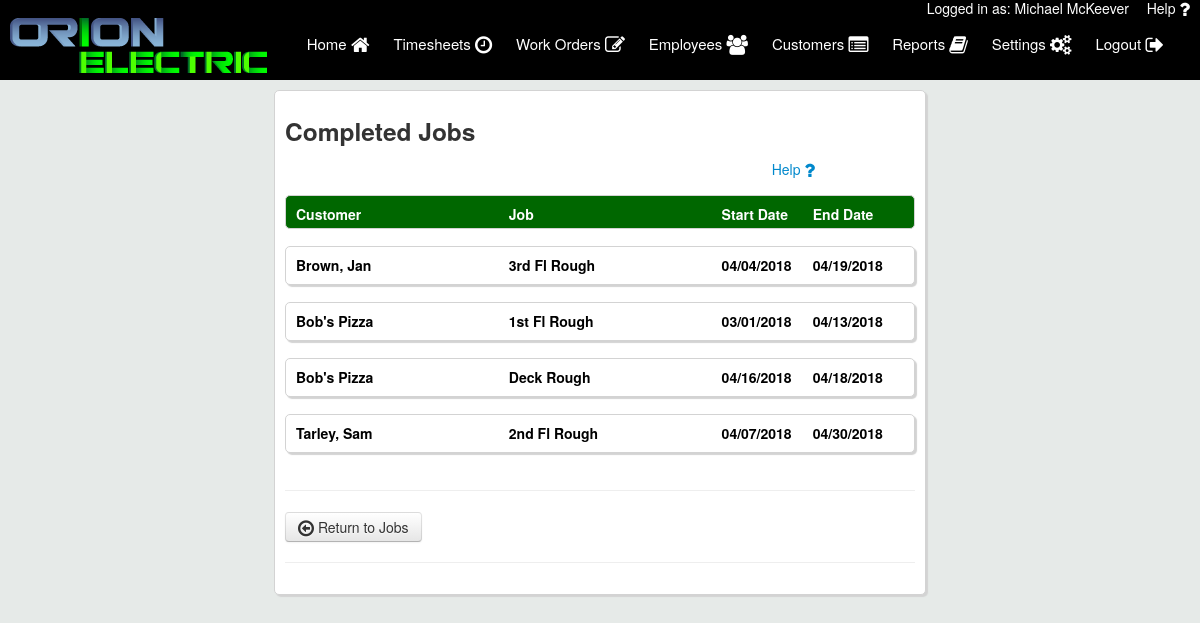
Screenshot of /completed_jobs.php (signed in) with the database file from the repository.
### tables this page shows
CREATE TABLE `users` (
  `user_id` int(11) NOT NULL,
  `first_name` varchar(50) NOT NULL,
  `last_name` varchar(50) NOT NULL,
  `email` varchar(50) NOT NULL,
  `username` varchar(50) NOT NULL,
  `password` varchar(50) NOT NULL,
  `emp_num` int(11) NOT NULL,
  `is_tech` varchar(3) NOT NULL,
  `is_admin` varchar(3) NOT NULL,
  `user_phone` varchar(12) NOT NULL,
  `is_deleted` varchar(3) NOT NULL
);

CREATE TABLE `jobs` (
  `job_id` int(11) NOT NULL,
  `cust_id` int(11) NOT NULL,
  `job_name` varchar(25) NOT NULL,
  `quoted_hours` decimal(10,2) NOT NULL,
  `start_date` date NOT NULL,
  `complete_date` date NOT NULL
);

CREATE TABLE `customers` (
  `cust_id` int(11) NOT NULL,
  `last_name` varchar(25) NOT NULL,
  `first_name` varchar(25) NOT NULL,
  `street` varchar(25) NOT NULL,
  `city` varchar(25) NOT NULL,
  `state` varchar(2) NOT NULL DEFAULT 'MO',
  `zip` int(5) NOT NULL,
  `company_name` varchar(25) NOT NULL,
  `cust_email` varchar(50) NOT NULL,
  `cust_phone` varchar(12) NOT NULL,
  `date_created` date NOT NULL,
  `time_created` time NOT NULL,
  `is_deleted` varchar(3) NOT NULL
);

### includes/classes/Job.php (the view, shortened to what this page needs)
<?php
class Job {
	private $con;
	public function __construct($con){
		$this->con = $con;
    }
    public function loadClosedJobs(){
        $str ="";
        $query = mysqli_query($this->con, "SELECT *
            FROM jobs
            JOIN customers
            ON jobs.cust_id=customers.cust_id
            WHERE complete_date<>'0000-00-00'
            ORDER BY customers.cust_id, job_id");
        while ($row = mysqli_fetch_array($query)) {
            $jobId = $row['job_id'];
            $company = $row['company_name'];
            $firstName = $row['first_name'];
            $lastName = $row['last_name'];
            if ($company == ""){
                $display = $lastName .', '. $firstName;
            }else{
                $display = $company;
            }
            $jobName = $row['job_name'];
            $startDate = strtotime($row['start_date']);
            $startDate = date("m/d/Y",$startDate);
            $endDate = strtotime($row['complete_date']);
            $endDate = date("m/d/Y",$endDate);
            $str .= '
            <a href="job_details.php?job_id='.$jobId.'">
            <div class="jobs-grid">
                <div>'.$display.'</div>
                <div>'.$jobName.'</div>
                <div>'.$startDate.'</div>
                <div>'.$endDate.'</div>
            </div>
            </a>
            <br>
            ';
        }
        echo $str;
    }
}
?>

### includes/header.php (shortened to what this page needs)
<?php
    require 'config/config.php';
	include("includes/classes/Job.php");
    if (isset($_SESSION['username'])){
        $userLoggedIn = $_SESSION['username'];
		$user_details_query = mysqli_query($con,"SELECT * FROM users WHERE username='$userLoggedIn' AND is_deleted='no'");
		if(mysqli_num_rows($user_details_query)==1){
			$user = mysqli_fetch_array($user_details_query);
		}else{
			unset($_SESSION['username']);
			header("Location: login.php");
		}
    }
    else {
        header("Location: login.php");
    }
?>
<html>
<head>
	<link rel="stylesheet" type="text/css" href="//maxcdn.bootstrapcdn.com/font-awesome/4.3.0/css/font-awesome.min.css">
    <link rel="stylesheet" type="text/css" href="assets/css/bootstrap.css">
	<link rel="stylesheet" type="text/css" href="assets/css/style.css">
	<link rel="stylesheet" type="text/css" href="assets/css/jquery-ui.min.css">
</head>
<body>
	<div class="user_logged">
		Logged in as: <?php echo $user['first_name'] .' ' . $user['last_name'];?>&nbsp;&nbsp;
		<a href="user_manual.pdf" target="_blank" style="float: right; padding: 0 10px; color: #fff; ">Help <i class="fa fa-question fa-lg"></i></a>
	</div>
    <div class="top_bar">
		<div class="logo">
			<a href="index.php"><img src="assets/logos/orionelectric.png"></a>
		</div>
		<nav id="desktop">
			<ul>
			<a href="index.php">
				Home <i class="fa fa-home fa-lg"></i>
			</a>
			<a href="timesheets.php">
				Timesheets <i class="fa fa-clock-o fa-lg"></i>
            </a>
			<a href="workorders.php" id="workorder_nav" style="display: none;">
				Work Orders <i class="fa fa-pencil-square-o fa-lg"></i>
			</a>
			<a href="employees.php" id="emp_nav" style="display: none;">
				Employees <i class="fa fa-users fa-lg"></i>
			</a>
            <a href="customers.php" id="cust_nav" style="display: none;">
				Customers <i class="fa fa-list-alt fa-lg" ></i>
			</a>
            <a href="reports.php" id="rep_nav" style="display: none;">
				Reports <i class="fa fa-book fa-lg" ></i>
			</a>
			<a href="settings.php">
				Settings <i class="fa fa-cogs fa-lg"></i>
			</a>
			<a href="includes/handlers/logout.php">
				Logout <i class="fa fa-sign-out fa-lg"></i>
			</a>
		</ul>
		</nav>
	</div>
	<div class="wrapper">

### assets/css/style.css (style rules this page uses)
body { line-height: 17px; background-color: #e6eae8; }
.user_logged { width: 100%; background-color: black; color: #fff; text-align: right; position: fixed; height: 10px; z-index: 11; }
.top_bar { width: 100%; height: 70px; background-color: black; margin:10px 0 10px 0; display: inline-flex; position: fixed; z-index: 10; }
.logo img { margin-left: 10px; position: relative; top: 8px; z-index: 3; }
nav { float: right; right: 1px; position: absolute; margin: 25px; }
nav a { position: relative; color: #fff; text-decoration: none; font-size: 15px; padding: 25px 0; margin: -25px 10px; display: inline-block; height: 50px; }
.wrapper { margin: 0 auto; top: 90px; position: relative; padding: 0 10px; width: 75%; }
.jobs-grid { display: grid; grid-template-columns: 35% 35% 15% 15%; background-color: #fff; font-weight: bold; padding: 10px; border: 1px solid #d3d3d3; border-radius: 5px; box-shadow: 2px 2px 1px #d3d3d3; z-index: -1; }
.jobs-area a { color: black; }

### rows the page displays
users: first_name "Michael", last_name "McKeever"
jobs: cust.first_name "Brown, Jan", job_name "3rd Fl Rough", start_date "04/04/2018", complete_date "04/19/2018"
jobs: cust.company_name "Bob's Pizza", job_name "1st Fl Rough", start_date "03/01/2018", complete_date "04/13/2018"
jobs: cust.company_name "Bob's Pizza", job_name "Deck Rough", start_date "04/16/2018", complete_date "04/18/2018"
jobs: cust.first_name "Tarley, Sam", job_name "2nd Fl Rough", start_date "04/07/2018", complete_date "04/30/2018"
